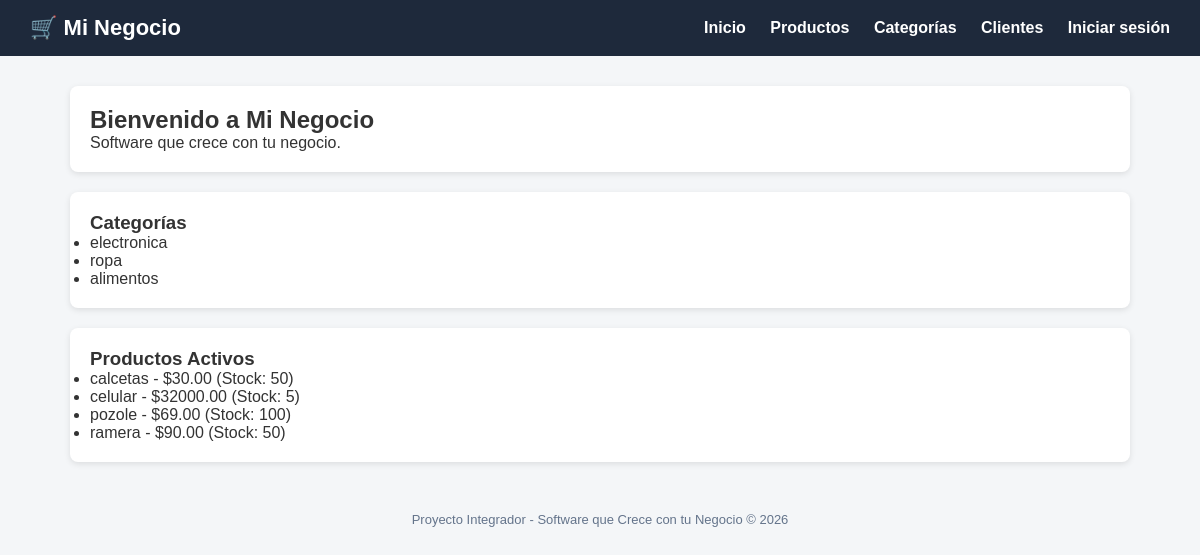
The page / on the database its author committed.
### tienda/models.py (models this page shows, shortened)
class Categoria(models.Model):
    nombre = models.CharField(max_length=100)
    descripcion = models.TextField(blank=True, null=True)
    class Meta:
        verbose_name = "Categoria"
        verbose_name_plural = "Categorías"

class Producto(models.Model):
    nombre = models.CharField(max_length=200)
    descripcion = models.TextField(blank=True, null=True)
    precio = models.DecimalField(max_digits=10, decimal_places=2)
    stock = models.IntegerField(default=0)
    categoria = models.ForeignKey(Categoria, on_delete=models.CASCADE)
    fecha_creacion = models.DateTimeField(auto_now_add=True)
    activo = models.BooleanField(default=True)
    class Meta:
        verbose_name = "Producto"
        verbose_name_plural = "Productos"
        ordering = ['nombre']

### tienda/views.py (the view)
# urls.py: path('', views.inicio, name='inicio'),
def inicio(request):
    productos = Producto.objects.filter(activo=True)
    categorias = Categoria.objects.all()
    return render(request, 'tienda/inicio.html', {
        'productos': productos,
        'categorias': categorias
    })

### tienda/templates/tienda/inicio.html (shortened to what this page needs)
{% extends 'base.html' %}
{% block content %}
<div class="card">
    <h2>Bienvenido a Mi Negocio</h2>
    <p>Software que crece con tu negocio.</p>
</div>
<div class="card">
    <h3>Categorías</h3>
    <ul>
        {% for categoria in categorias %}
            <li>{{ categoria.nombre }}</li>
        {% empty %}
            <li>No hay categorías registradas.</li>
        {% endfor %}
    </ul>
</div>
<div class="card">
    <h3>Productos Activos</h3>
    <ul>
        {% for producto in productos %}
            <li>{{ producto.nombre }} - ${{ producto.precio }} (Stock: {{ producto.stock }})</li>
        {% empty %}
            <li>No hay productos activos.</li>
        {% endfor %}
    </ul>
</div>
{% endblock %}

### templates/base.html (shortened to what this page needs)
<!DOCTYPE html>
<html lang="es">
<head>
</head>
<body>
    <header>
        <h1>🛒 Mi Negocio</h1>
        <nav>
 <a href="{% url 'inicio' %}">Inicio</a>
 <a href="{% url 'lista_productos' %}">Productos</a>
 <a href="{% url 'lista_categorias' %}">Categorías</a>  <a href="{% url 'lista_clientes' %}">Clientes</a>
 {% if user.is_authenticated %}
 <a href="{% url 'dashboard' %}">Dashboard</a>
 <span style="color:#38bdf8;">👤 {{ user.username }}</span>
 <form action="{% url 'logout' %}" method="post" style="display:inline
 ;">
 {% csrf_token %}
 <button type="submit" class="btn btn-danger" style="margin-left:10p x;">Cerrar sesión</button>
 </form>
 {% else %}
 <a href="{% url 'login' %}">Iniciar sesión</a>
 {% endif %}
        </nav>
    </header>
    <div class="container">
        {% block content %}{% endblock %}
    </div>
    <footer>
        Proyecto Integrador - Software que Crece con tu Negocio &copy; {% now "Y" %}
    </footer>
</body>
</html>

### templates/base.html (style rules this page uses)
* { margin: 0; padding: 0; box-sizing: border-box; }
body { font-family: Arial, sans-serif; background: #f4f6f8; color: #333; }
header { background: #1e293b; color: #fff; padding: 15px 30px; display: flex; justify-content: space-between; align-items: center; }
header h1 { font-size: 22px; }
header nav a { color: #fff; text-decoration: none; margin-left: 20px; font-weight: bold; }
.container { max-width: 1100px; margin: 30px auto; padding: 0 20px; }
.card { background: #fff; border-radius: 8px; padding: 20px; box-shadow: 0 2px 6px rgba(0,0,0,0.1); margin-bottom: 20px; }
footer { text-align: center; padding: 20px; color: #64748b; font-size: 13px; }

### rows shown on the page
Categoria: nombre "electronica"
Categoria: nombre "ropa"
Categoria: nombre "alimentos"
Producto: nombre "calcetas", precio "30.00", stock "50"
Producto: nombre "celular", precio "32000.00", stock "5"
Producto: nombre "pozole", precio "69.00", stock "100"
Producto: nombre "ramera", precio "90.00", stock "50"
